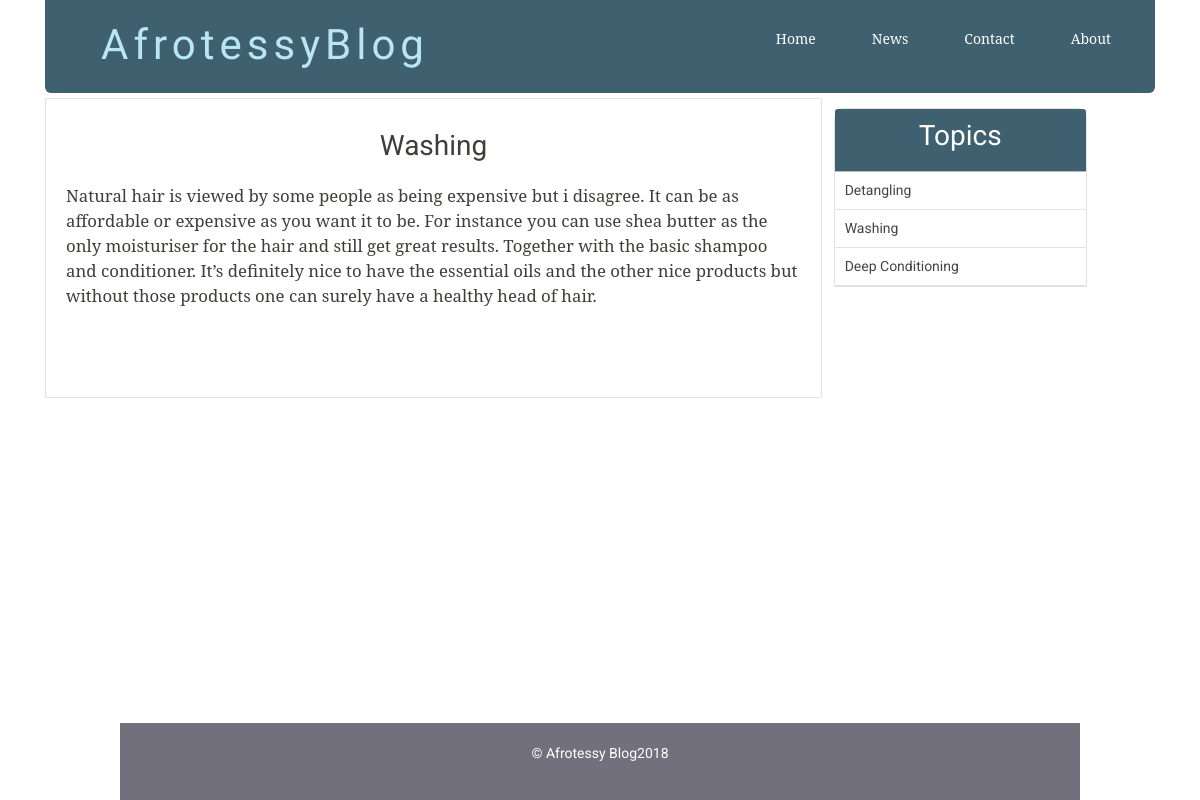
Page /single_post.php?post-slug=Washing on the committed database.
### tables this page shows
CREATE TABLE `posts` (
  `id` int(11) NOT NULL,
  `user_id` int(11) DEFAULT NULL,
  `title` varchar(255) NOT NULL,
  `slug` varchar(255) NOT NULL,
  `views` int(11) NOT NULL DEFAULT '0',
  `image` varchar(255) NOT NULL,
  `body` text NOT NULL,
  `published` tinyint(1) NOT NULL,
  `created_at` timestamp NOT NULL DEFAULT CURRENT_TIMESTAMP ON UPDATE CURRENT_TIMESTAMP,
  `updated_at` timestamp NOT NULL DEFAULT '0000-00-00 00:00:00'
);

CREATE TABLE `topics` (
  `id` int(11) NOT NULL,
  `name` varchar(255) NOT NULL,
  `slug` varchar(255) DEFAULT NULL
);

### includes/public_functions.php (called while the page is built, shortened)
<?php
function getPostTopic($post_id){
	global $conn;
	$sql = "SELECT * FROM topics WHERE id=
			(SELECT topic_id FROM post_topic WHERE post_id=$post_id) LIMIT 1";
	$result = mysqli_query($conn, $sql);
	$topic = mysqli_fetch_assoc($result);
	return $topic;
}
function getPost($slug){
	global $conn;
	$post_slug = $_GET['post-slug'];
	$sql = "SELECT * FROM posts WHERE slug='$post_slug' AND published=true";
	$result = mysqli_query($conn, $sql);
	$post = mysqli_fetch_assoc($result);
	if ($post) {
		$post['topic'] = getPostTopic($post['id']);
	}
	return $post;
}
function getAllTopics()
{
	global $conn;
	$sql = "SELECT * FROM topics";
	$result = mysqli_query($conn, $sql);
	$topics = mysqli_fetch_all($result, MYSQLI_ASSOC);
	return $topics;
}
?>

### single_post.php (the view, shortened to what this page needs)
<?php  include('config.php'); ?>
<?php  include('includes/public_functions.php'); ?>
<?php
	if (isset($_GET['post-slug'])) {
		$post = getPost($_GET['post-slug']);
	}
	$topics = getAllTopics();
?>
<?php include('includes/head_section.php'); ?>
</head>
<body>
<div class="container">
		<?php include( ROOT_PATH . '/includes/navbar.php'); ?>
	<div class="content" >
		<div class="post-wrapper">
			<div class="full-post-div">
			<?php if ($post['published'] == false): ?>
				<h2 class="post-title">Sorry... This post has not been published</h2>
			<?php else: ?>
				<h2 class="post-title"><?php echo $post['title']; ?></h2>
				<div class="post-body-div">
					<?php echo html_entity_decode($post['body']); ?>
				</div>
			<?php endif ?>
			</div>
		</div>
		<div class="post-sidebar">
			<div class="card">
				<div class="card-header">
					<h2>Topics</h2>
				</div>
				<div class="card-content">
					<?php foreach ($topics as $topic): ?>
						<a
							href="<?php echo BASE_URL . 'filtered_posts.php?topic=' . $topic['id'] ?>">
							<?php echo $topic['name']; ?>
						</a>
					<?php endforeach ?>
				</div>
			</div>
		</div>
	</div>
</div>
<?php include( ROOT_PATH . '/includes/footer.php'); ?>

### static/css/public_styling.css (style rules this page uses)
* { margin: 0px; padding: 0px; }
html { height: 100%; box-sizing: border-box; }
body { position: relative; margin: 0; padding-bottom: 6rem; min-height: 100%; }
h1, h2, h3, h4, h5, h6 { color: #444; font-family: 'Averia Serif Libre', cursive; }
a { text-decoration: none; }
.container { width: 80%; margin: 0px auto; }
.content { margin: 5px auto; border-radius: 5px; min-height: 400px; }
.content:after { content: ""; display: block; clear: both; }
.content .post-wrapper { width: 70%; float: left; min-height: 250px; }
.full-post-div { min-height: 300px; padding: 20px; border: 1px solid #e4e1e1; border-radius: 2px; }
.full-post-div h2.post-title { margin: 10px auto 20px; text-align: center; }
.post-body-div { font-family: 'Noto Serif', serif; font-size: 1.2em; }
.post-sidebar { width: 24%; float: left; margin-left: 5px; min-height: 400px; }
.post-sidebar .card { width: 95%; margin: 10px auto; border: 1px solid #e4e1e1; border-radius: 10px 10px 0px 0px; }
.post-sidebar .card .card-header { padding: 10px; text-align: center; border-radius: 3px 3px 0px 0px; background: #3E606F; }
.post-sidebar .card .card-header h2 { color: white; }
.post-sidebar .card .card-content a { display: block; box-sizing: border-box; padding: 8px 10px; border-bottom: 1px solid #e4e1e1; color: #444; }

### rows in the picture
posts: title "Washing", body "Natural hair is viewed by some people as being expensive but i disagree. It can be as affordable or expensive as you want it to be. For instance you can use shea butter as the only moisturiser for the hair and still get great results. Together with the basic shampoo and conditioner. It’s definitely nice to have the essential oils and the other nice products but without those products one can surely have a healthy head of hair."
topics: name "Detangling"
topics: name "Washing"
topics: name "Deep Conditioning"

### other values in the picture
date ('Y') "2018"
